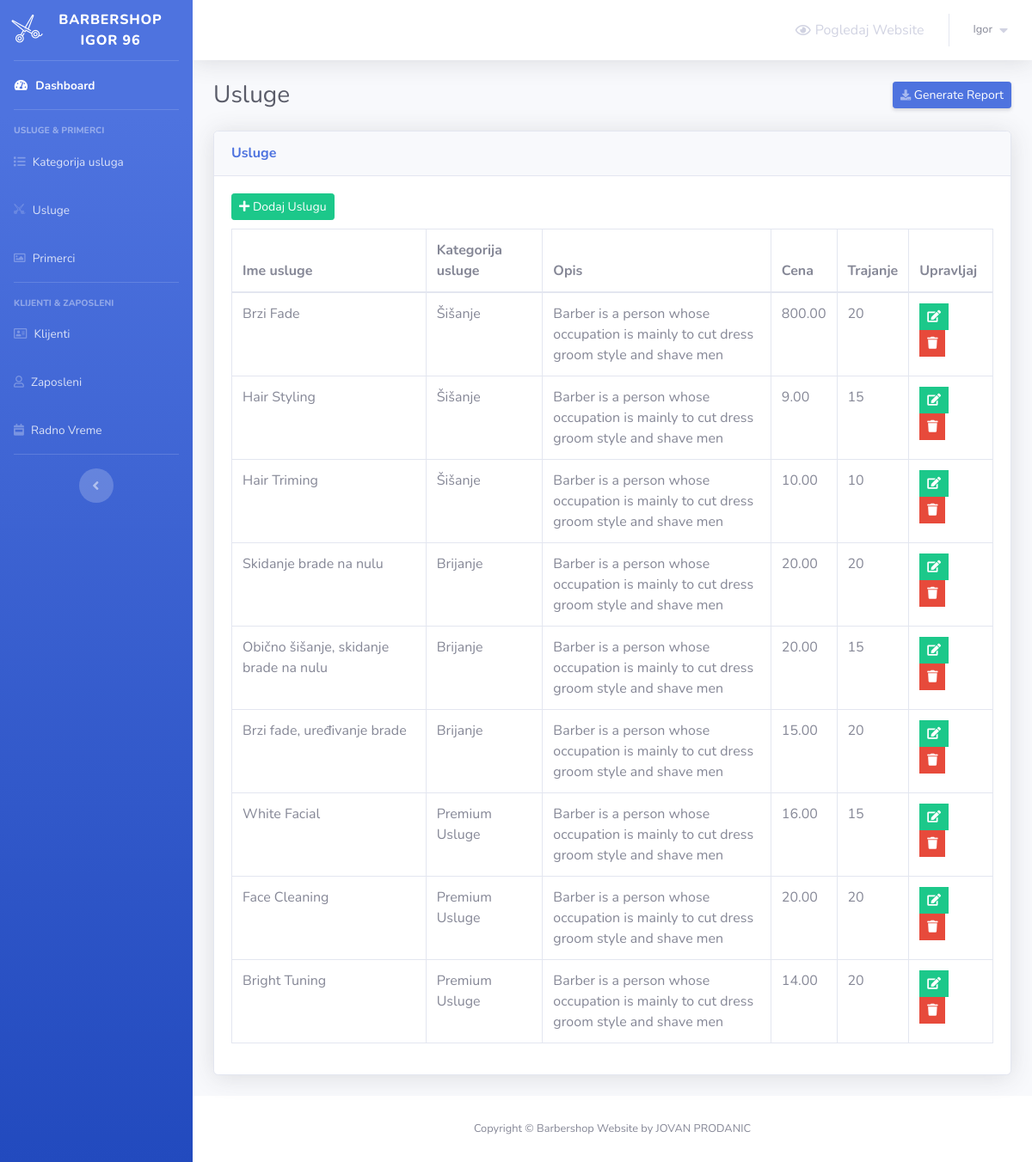
Page /barber-admin/services.php (signed in) on the committed database.
### tables this page shows
CREATE TABLE `services` (
  `service_id` int(5) NOT NULL,
  `service_name` varchar(50) NOT NULL,
  `service_description` varchar(255) NOT NULL,
  `service_price` decimal(6,2) NOT NULL,
  `service_duration` int(5) NOT NULL,
  `category_id` int(2) NOT NULL
);

CREATE TABLE `service_categories` (
  `category_id` int(2) NOT NULL,
  `category_name` varchar(50) NOT NULL
);

### barber-admin/services.php (the view, shortened to what this page needs)
<?php
    include 'connect.php';
    include 'Includes/templates/header.php';
    if(isset($_SESSION['username_barbershop_Xw211qAAsq4']) && isset($_SESSION['password_barbershop_Xw211qAAsq4']))
    {
?>
        <div class="container-fluid">
            <div class="d-sm-flex align-items-center justify-content-between mb-4">
                <h1 class="h3 mb-0 text-gray-800">Usluge</h1>
                <a href="#" class="d-none d-sm-inline-block btn btn-sm btn-primary shadow-sm">
                    <i class="fas fa-download fa-sm text-white-50"></i>
                    Generate Report
                </a>
            </div>
            <?php
                $do = '';
                if(isset($_GET['do']) && in_array($_GET['do'], array('Add','Edit')))
                {
                    $do = htmlspecialchars($_GET['do']);
                }
                else
                {
                    $do = 'Manage';
                }
                if($do == 'Manage')
                {
                    $stmt = $con->prepare("SELECT * FROM services s, service_categories sc where s.category_id = sc.category_id");
                    $stmt->execute();
                    $rows_services = $stmt->fetchAll();
                ?>
                    <div class="card shadow mb-4">
                        <div class="card-header py-3">
                            <h6 class="m-0 font-weight-bold text-primary">Usluge</h6>
                        </div>
                        <div class="card-body">
                            <a href="services.php?do=Add" class="btn btn-success btn-sm" style="margin-bottom: 10px;">
                                <i class="fa fa-plus"></i>
                                Dodaj Uslugu
                            </a>
                            <table class="table table-bordered">
                                <thead>
                                    <tr>
                                        <th scope="col">Ime usluge</th>
                                        <th scope="col">Kategorija usluge</th>
                                        <th scope="col">Opis</th>
                                        <th scope="col">Cena</th>
                                        <th scope="col">Trajanje</th>
                                        <th scope="col">Upravljaj</th>
                                    </tr>
                                </thead>
                                <tbody>
                                    <?php
                                        foreach($rows_services as $service)
                                        {
                                            echo "<tr>";
                                                echo "<td>";
                                                    echo $service['service_name'];
                                                echo "</td>";
                                                echo "<td>";
                                                    echo $service['category_name'];
                                                echo "</td>";
                                                echo "<td style = 'width:30%'>";
                                                    echo $service['service_description'];
                                                echo "</td>";
                                                echo "<td>";
                                                    echo $service['service_price'];
                                                echo "</td>";
                                                echo "<td>";
                                                    echo $service['service_duration'];
                                                echo "</td>";
                                                echo "<td>";
                                                    $delete_data = "delete_".$service["service_id"];
                                                    ?>
                                                        <ul class="list-inline m-0">
                                                            <li class="list-inline-item" data-toggle="tooltip" title="Izmeni">
                                                                <button class="btn btn-success btn-sm rounded-0">
                                                                    <a href="services.php?do=Edit&service_id=<?php echo $service['service_id']; ?>" style="color: white;">
                                                                        <i class="fa fa-edit"></i>
                                                                    </a>
                                                                </button>
                                                            </li>
                                                            <li class="list-inline-item" data-toggle="tooltip" title="Obriši">
                                                                <button class="btn btn-danger btn-sm rounded-0" type="button" data-toggle="modal" data-target="#<?php echo $delete_data; ?>" data-placement="top"><i class="fa fa-trash"></i></button>
                                                            </li>
                                                        </ul>
                                                    <?php
                                                echo "</td>";
                                            echo "</tr>";
                                        }
                                    ?>
                                </tbody>
                            </table>
                        </div>
                    </div>
                    <?php
                }
            ?>
        </div>
<?php
        include 'Includes/templates/footer.php';
    }
    else
    {
        header('Location: login.php');
        exit();
    }
?>

### barber-admin/Includes/templates/header.php (shortened to what this page needs)
<!DOCTYPE html>
<html lang="en">
	<head>
  		<link href="Design/fonts/css/all.min.css" rel="stylesheet" type="text/css">
  		<link href="Design/css/sb-admin-2.min.css" rel="stylesheet">
  		<link href="Design/css/main.css" rel="stylesheet">
  		<link rel="stylesheet" type="text/css" href="Design/fonts/css/all.min.css">
  		<link rel="stylesheet" type="text/css" href="Design/css/barber-icons.css">
	</head>
	<body id="page-top">
  		<div id="wrapper">
			<ul class="navbar-nav bg-gradient-primary sidebar sidebar-dark accordion" id="accordionSidebar">
		  		<a class="sidebar-brand d-flex align-items-center justify-content-center" href="">
					<div class="sidebar-brand-icon rotate-n-15">
			  			<i class="bs bs-scissors-1"></i>
					</div>
					<div class="sidebar-brand-text mx-3">Barbershop Igor 96</div>
		  		</a>
		  		<hr class="sidebar-divider my-0">
			  	<li class="nav-item active">
					<a class="nav-link" href="index.php">
				  		<i class="fas fa-fw fa-tachometer-alt"></i>
				  		<span>Dashboard</span>
				  	</a>
			  	</li>
	  			<hr class="sidebar-divider">
	  			<div class="sidebar-heading">
					USLUGE & PRIMERCI
	  			</div>
	  			<li class="nav-item">
					<a class="nav-link" href="service-categories.php">
		  				<i class="fas fa-list"></i>
		  				<span>Kategorija usluga</span>
		  			</a>
	  			</li>
	  			<li class="nav-item">
					<a class="nav-link" href="services.php">
		  				<i class="bs bs-scissors-1"></i>
		  				<span>Usluge</span>
		  			</a>
	  			</li>
	  			<li class="nav-item">
					<a class="nav-link" href="#">
		  				<i class="far fa-image"></i>
		  				<span>Primerci</span>
		  			</a>
	  			</li>
	  			<hr class="sidebar-divider">
	  			<div class="sidebar-heading">
					KLIJENTI & ZAPOSLENI
	  			</div>
	  			<li class="nav-item">
					<a class="nav-link" href="clients.php">
		  				<i class="far fa-address-card"></i>
		  				<span>Klijenti</span>
		  			</a>
	  			</li>
	  			<li class="nav-item">
					<a class="nav-link" href="employees.php">
		  				<i class="far fa-user"></i>
		  				<span>Zaposleni</span>
		  			</a>
	  			</li>
	  			<li class="nav-item">
					<a class="nav-link" href="employees-schedule.php">
		  				<i class="fas fa-calendar-week icon-ver"></i>
		  				<span>Radno Vreme</span>
		  			</a>
	  			</li>
	  			<hr class="sidebar-divider d-none d-md-block">
	  			<div class="text-center d-none d-md-inline">
					<button class="rounded-circle border-0" id="sidebarToggle"></button>
	  			</div>
			</ul>
			<div id="content-wrapper" class="d-flex flex-column">
			  	<div id="content">
					<nav class="navbar navbar-expand navbar-light bg-white topbar mb-4 static-top shadow">
					  	<ul class="navbar-nav ml-auto">
							<li class="nav-item">
		              			<a class="nav-link" href="../" target="_blank">
		              				<i class="far fa-eye"></i>
		                			<span style="margin-left: 5px;">Pogledaj Website</span>
		              			</a>
		          			</li>
							<li class="nav-item dropdown no-arrow">
					  			<a class="nav-link dropdown-toggle" href="#" id="userDropdown" role="button" data-toggle="dropdown" aria-haspopup="true" aria-expanded="false">
									<span class="mr-2 d-none d-lg-inline text-gray-600 small">
										<?php echo $_SESSION['username_barbershop_Xw211qAAsq4']; ?>
									</span>
									<i class="fas fa-caret-down"></i>
								</a>
							</li>
				  		</ul>
					</nav>

### barber-admin/Includes/templates/footer.php (shortened to what this page needs)
		</div>
	  	<footer class="sticky-footer bg-white">
			<div class="container my-auto">
		  		<div class="copyright text-center my-auto">
					<span>Copyright &copy; Barbershop Website by JOVAN PRODANIC</span>
		  		</div>
			</div>
	  	</footer>
	</div>
</div>
</body>
</html>

### rows in the picture
services: service_name "Brzi Fade", category.category_name "Šišanje", service_description "Barber is a person whose occupation is mainly to cut dress groom style and shave men", service_price "800.00", service_duration "20"
services: service_name "Hair Styling", category.category_name "Šišanje", service_description "Barber is a person whose occupation is mainly to cut dress groom style and shave men", service_price "9.00", service_duration "15"
services: service_name "Hair Triming", category.category_name "Šišanje", service_description "Barber is a person whose occupation is mainly to cut dress groom style and shave men", service_price "10.00", service_duration "10"
services: service_name "Skidanje brade na nulu", category.category_name "Brijanje", service_description "Barber is a person whose occupation is mainly to cut dress groom style and shave men", service_price "20.00", service_duration "20"
services: service_name "Obično šišanje, skidanje brade na nulu", category.category_name "Brijanje", service_description "Barber is a person whose occupation is mainly to cut dress groom style and shave men", service_price "20.00", service_duration "15"
services: service_name "Brzi fade, uređivanje brade", category.category_name "Brijanje", service_description "Barber is a person whose occupation is mainly to cut dress groom style and shave men", service_price "15.00", service_duration "20"
services: service_name "White Facial", category.category_name "Premium Usluge", service_description "Barber is a person whose occupation is mainly to cut dress groom style and shave men", service_price "16.00", service_duration "15"
services: service_name "Face Cleaning", category.category_name "Premium Usluge", service_description "Barber is a person whose occupation is mainly to cut dress groom style and shave men", service_price "20.00", service_duration "20"
services: service_name "Bright Tuning", category.category_name "Premium Usluge", service_description "Barber is a person whose occupation is mainly to cut dress groom style and shave men", service_price "14.00", service_duration "20"

### other values in the picture
$_SESSION['username_barbershop_Xw211qAAsq4'] "Igor"
